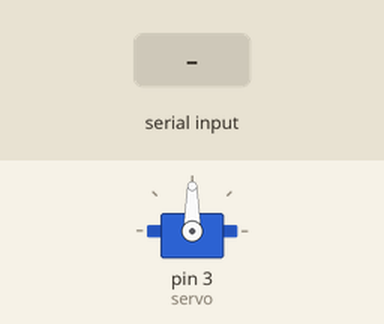
A sketch run on a simulated Arduino Uno, built with avr-gcc and run on an emulated ATmega328P. Parts: servo. The test bench sets the inputs (shaded band).

Above: at 1.2 s.
1.3 s: "1" received over Serial
At 2.3 s:
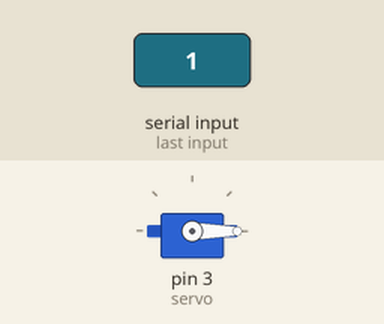
2.8 s: "T" received over Serial
At 3.4 s:
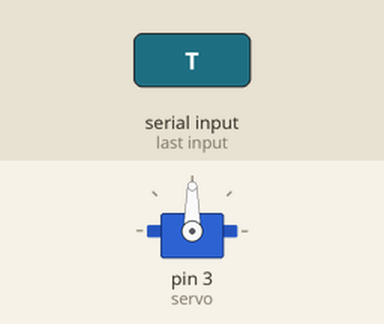
Timing chart, 0 to 9.3 s (numbered marks = the images above; inputs shaded):
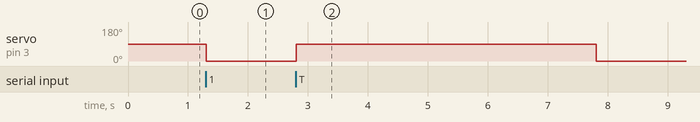

The sketch:

GuardOwl_sensor_test.ino
```cpp
#include <Servo.h>
Servo myservo;
int servo = 3;
int angle = 0;
char isChanged = '0';
char message = 'F';

void setup() {
  Serial.begin(115200);
  myservo.attach(servo);
}

void loop() {

  while(Serial.available()){
    isChanged = Serial.read();
    if(isChanged == 'T'){
      angle = 90;
      myservo.write(angle);
      delay(5000);
    }
    angle = 0;
    myservo.write(angle);
  }

   isChanged = '0';

}
```

Measured:
- after the input at 1.3 s, servo on pin 3 (servo): 90° → 0° at once
- after the input at 2.8 s, servo on pin 3 (servo): 0° → 90° at once, → 0° 5.0 s later
